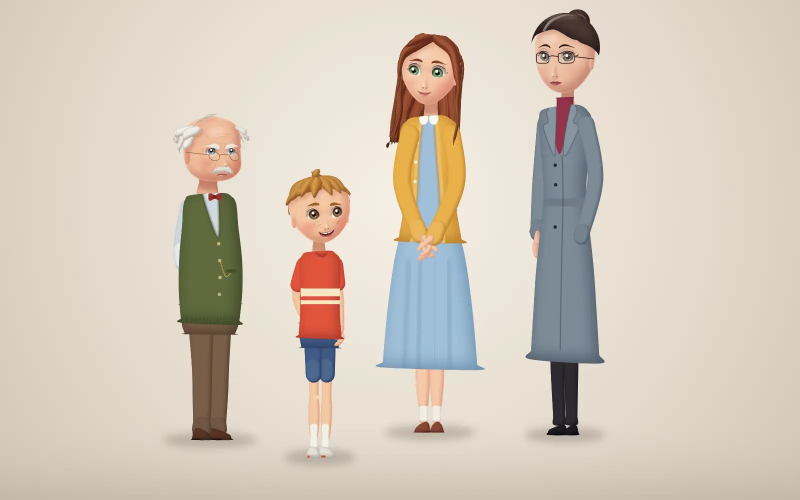
#> input picture styles/s1-pixar/pics/cast.webp, 1600 x 1000 px, given in place of our-bear-front.png, which was not available (shown at 1/2 size)
$ python outlines.py ../../../styles/s1-pixar/pics
#> lines starting #> are read from the running program, lines starting #| are printed output that depends on the picture; after the words box and inside, x2 and y2 are one past the last pixel; in counts of white or black regions, pixels touching at a corner belong together
# Outlines of our characters traced by hand on their front pictures (our-<name>-front.png, shot by shoot_ours.cjs),
# drawn the way Monster Mash wants: one outline per body part, back to front; a part that grows out of another
# is an open stroke that starts and ends inside it (the app closes it with an invisible "Neumann" line, which
# makes the join smooth), a part lying on another (muzzle on the head) is a closed stroke.
# Colours (frame.json): parts in 'tex' carry the picture (face, stripes) on their front side; the others, and every
# back side, are one colour each - the median of the picture over the part, or the one given in 'colors'.
# usage: python3 outlines.py <workdir>   -> <workdir>/<name>/shape.txt, frame.json, trace.png
import json, math, os, sys
import numpy as np
from PIL import Image, ImageDraw

CANVAS = 1000

def catmull(pts, n=12):
    """a smooth closed curve through the points"""
#> called with n = 12
    P = np.array(pts, float); out = []
    for i in range(len(P)):
        p0, p1, p2, p3 = P[i - 1], P[i], P[(i + 1) % len(P)], P[(i + 2) % len(P)]
        for t in np.linspace(0, 1, n, endpoint=False):
            t2, t3 = t * t, t * t * t
            out.append(0.5 * ((2 * p1) + (-p0 + p2) * t + (2 * p0 - 5 * p1 + 4 * p2 - p3) * t2 + (-p0 + 3 * p1 - 3 * p2 + p3) * t3))
    return np.array(out)

def ell(cx, cy, rx, ry, rot=0, n=120):
    t = np.linspace(0, 2 * math.pi, n, endpoint=False); c, s = math.cos(rot), math.sin(rot)
    x, y = rx * np.cos(t), ry * np.sin(t)
    return np.stack([cx + c * x - s * y, cy + s * x + c * y], 1)

def tube(pts, r0, r1, n=10):
    """a tapered limb along a smooth path: radius r0 at the start, r1 at the end, round ends"""
    P = catmull_open(pts, n)
    d = np.gradient(P, axis=0); d /= np.linalg.norm(d, axis=1, keepdims=True); nrm = np.stack([-d[:, 1], d[:, 0]], 1)
    r = np.linspace(r0, r1, len(P))[:, None]
    left, right = P + nrm * r, P - nrm * r
    a0 = math.atan2(d[0, 1], d[0, 0]); a1 = math.atan2(d[-1, 1], d[-1, 0])
    cap1 = [P[-1] + r1 * np.array([math.cos(a1 + math.pi / 2 - t), math.sin(a1 + math.pi / 2 - t)]) for t in np.linspace(0, math.pi, 12)[1:-1]]
    cap0 = [P[0] + r0 * np.array([math.cos(a0 - math.pi / 2 - t), math.sin(a0 - math.pi / 2 - t)]) for t in np.linspace(0, math.pi, 12)[1:-1]]
    return np.concatenate([left, np.array(cap1), right[::-1], np.array(cap0)])

def catmull_open(pts, n=10):
#> called with n = 10
    P = np.array(pts, float); P = np.concatenate([[2 * P[0] - P[1]], P, [2 * P[-1] - P[-2]]]); out = []
    for i in range(1, len(P) - 2):
        p0, p1, p2, p3 = P[i - 1], P[i], P[i + 1], P[i + 2]
        for t in np.linspace(0, 1, n, endpoint=False):
            t2, t3 = t * t, t * t * t
            out.append(0.5 * ((2 * p1) + (-p0 + p2) * t + (2 * p0 - 5 * p1 + 4 * p2 - p3) * t2 + (-p0 + 3 * p1 - 3 * p2 + p3) * t3))
    out.append(P[-2]); return np.array(out)

def poly(pts, n=12): return catmull(pts, n)

# —— the characters: (name, closed curve, the part it grows out of or None), back to front; coordinates of the front picture
CHARS = {
  'bear': dict(src='our-bear-front.png', tex=['head', 'muzzle', 'body'], thin=True, colors={}, parts=[
    ('earL', ell(113, 115, 31, 30), 'head'),
    ('earR', ell(328, 106, 31, 30), 'head'),
    ('legL', poly([(158, 290), (234, 290), (236, 362), (224, 378), (168, 378), (155, 364)]), 'body'),
    ('legR', poly([(238, 290), (316, 290), (318, 364), (306, 378), (250, 378), (238, 362)]), 'body'),
    ('armL', tube([(172, 225), (128, 258), (100, 284)], 24, 25), 'body'),
    ('armR', tube([(288, 225), (334, 256), (376, 282)], 24, 25), 'body'),
    ('body', poly([(160, 205), (228, 200), (298, 205), (310, 250), (305, 295), (230, 305), (155, 295), (146, 250)]), 'head'),
    ('head', ell(228, 147, 128, 62), None),
    ('muzzle', ell(228, 185, 62, 23), None),
  ]),
  'cat': dict(src='our-cat-front.png', tex=['head', 'body'], thin=False, colors={'handL': '#f1ecf7', 'handR': '#f1ecf7', 'footL': '#f1ecf7', 'footR': '#f1ecf7'}, parts=[
    ('earL', poly([(236, 114), (250, 170), (272, 250), (232, 255), (234, 180)], 8), 'head'),
    ('earR', poly([(452, 110), (454, 180), (458, 250), (418, 245), (436, 170)], 8), 'head'),
    ('legL', tube([(310, 470), (304, 560), (296, 650)], 10, 9), 'body'),
    ('legR', tube([(378, 470), (388, 560), (400, 650)], 10, 9), 'body'),
    ('footL', ell(282, 668, 38, 27), 'legL'),
    ('footR', ell(434, 670, 38, 27), 'legR'),
    ('armL', tube([(292, 396), (272, 430), (264, 466)], 10, 10), 'body'),
    ('armR', tube([(398, 396), (418, 430), (424, 466)], 10, 10), 'body'),
    ('handL', poly([(244, 452), (272, 444), (304, 466), (310, 500), (282, 516), (248, 500)]), 'armL'),
    ('handR', poly([(464, 456), (436, 446), (398, 470), (394, 504), (424, 520), (462, 504)]), 'armR'),
    ('body', poly([(290, 390), (340, 380), (396, 390), (408, 440), (394, 484), (342, 498), (292, 484), (280, 440)]), 'head'),
    ('head', ell(345, 278, 166, 112), None),
  ]),
  'imp': dict(src='our-imp-front.png', tex=['head', 'body'], thin=False, colors={'handL': '#3b1c1e', 'handR': '#3b1c1e', 'tip': '#3b1c1e', 'hoofL': '#3b1c1e', 'hoofR': '#3b1c1e', 'hornL': '#3b1c1e', 'hornR': '#3b1c1e'}, parts=[
    ('hornL', poly([(312, 96), (322, 120), (340, 150), (300, 156), (304, 120)], 8), 'head'),
    ('hornR', poly([(396, 94), (404, 120), (404, 150), (366, 146), (380, 118)], 8), 'head'),
    ('tail', tube([(390, 440), (430, 380), (468, 330), (500, 292)], 7, 6), 'body'),
    ('tip', poly([(494, 296), (500, 258), (520, 250), (538, 268), (520, 300)]), 'tail'),
    ('legL', tube([(318, 450), (310, 560), (300, 664)], 12, 10), 'body'),
    ('legR', tube([(386, 450), (404, 560), (424, 664)], 12, 10), 'body'),
    ('hoofL', poly([(280, 652), (322, 652), (326, 700), (274, 700)]), 'legL'),
    ('hoofR', poly([(406, 648), (446, 648), (450, 700), (402, 700)]), 'legR'),
    ('armL', tube([(290, 340), (276, 400), (268, 456)], 10, 10), 'head'),
    ('armR', tube([(418, 340), (432, 400), (440, 456)], 10, 10), 'head'),
    ('handL', poly([(250, 450), (285, 452), (312, 500), (300, 540), (262, 540), (248, 500)]), 'armL'),
    ('handR', poly([(468, 452), (436, 452), (392, 500), (404, 544), (446, 544), (470, 500)]), 'armR'),
    ('body', poly([(322, 378), (362, 370), (402, 378), (420, 420), (410, 460), (362, 476), (316, 460), (306, 420)]), 'head'),
    ('earL', poly([(138, 180), (190, 196), (250, 205), (250, 245), (190, 222)], 8), 'head'),
    ('earR', poly([(556, 168), (500, 192), (450, 198), (450, 240), (500, 218)], 8), 'head'),
    ('head', ell(350, 258, 134, 122), None),
  ]),
  # the tool's own kind of case: a creature drawn from scratch in side view (no picture under it), canvas pixels
  'monster': dict(src=None, tex=[], thin=False, colors={}, parts=[
    ('legFarF', tube([(400, 520), (392, 680), (380, 800)], 26, 22), 'body'),
    ('legFarB', tube([(650, 520), (662, 680), (670, 800)], 28, 22), 'body'),
    ('tail', tube([(700, 470), (790, 430), (850, 340), (868, 280)], 30, 12), 'body'),
    ('body', ell(550, 500, 205, 110), 'head'),
    ('legF', tube([(350, 540), (336, 680), (326, 805)], 34, 28), 'body'),
    ('legB', tube([(700, 540), (712, 680), (722, 805)], 36, 28), 'body'),
    ('ear', poly([(320, 300), (350, 210), (380, 200), (370, 290)], 8), 'head'),
    ('head', ell(300, 380, 120, 88, -0.15), None),
    ('eye', ell(260, 352, 20, 22), None),
  ]),
}

def contains(poly, pts):
    """even-odd point in polygon"""
    x, y = pts[:, 0][:, None], pts[:, 1][:, None]
    x0, y0 = poly[:, 0][None], poly[:, 1][None]; x1, y1 = np.roll(poly[:, 0], -1)[None], np.roll(poly[:, 1], -1)[None]
    cross = ((y0 > y) != (y1 > y)) & (x < (x1 - x0) * (y - y0) / (y1 - y0 + 1e-12) + x0)
    return cross.sum(1) % 2 == 1

def stroke(curve, parent):
    """the open stroke a person would draw: the part's outline outside the parent, its ends a little inside it"""
    if parent is None: return np.concatenate([curve, curve[:1]])
    inside = contains(parent, curve)
    if inside.all(): raise ValueError('part entirely inside its parent')
    if not inside.any(): return np.concatenate([curve, curve[:1]])
    n = len(curve); start = next(i for i in range(n) if inside[i - 1] and not inside[i])
    run = []; i = start
    while not inside[i % n]: run.append(i % n); i += 1
    # reach into the parent: a few points on both ends
    k = 3
    idx = [(run[0] - j) % n for j in range(k, 0, -1)] + run + [(run[-1] + j) % n for j in range(1, k + 1)]
    return curve[idx]

def main(work):
#> called with work = '../../../styles/s1-pixar/pics'
    for name, C in CHARS.items():
        if C['src']:
            img = Image.open(os.path.join(work, C['src'])).convert('RGB')
#> img is the input picture: PIL image 1600x1000 RGB; mean R, G, B 212.8, 201.9, 188.5
            allp = np.concatenate([c for _, c, _ in C['parts']])
            lo, hi = allp.min(0), allp.max(0)
            s = 760 / (hi[1] - lo[1]); cx, cy = (lo + hi) / 2
        else:
            img = Image.new('RGB', (CANVAS, CANVAS), (255, 255, 255)); s = 1; cx = cy = CANVAS / 2
        T = lambda P: np.stack([(P[:, 0] - cx) * s + CANVAS / 2, (P[:, 1] - cy) * s + CANVAS / 2], 1)
        curves = {n: c for n, c, _ in C['parts']}
        out = os.path.join(work, name); os.makedirs(out, exist_ok=True)
        L = [f'size {CANVAS} {CANVAS}']
        im = img.copy(); d = ImageDraw.Draw(im)
        for n, c, par in C['parts']:
            st = stroke(c, curves[par] if par else None)
            L.append(f'part {n}'); L += [f'p {x:.1f} {y:.1f}' for x, y in T(st)]; L.append('end')
            d.line([tuple(p) for p in st], fill=(0, 140, 255), width=2)
            d.line([tuple(st[-1]), tuple(st[0])], fill=(0, 200, 80), width=1)
#> after the loop, L = 724 items, first 6: 'size 1000 1000', 'part earL', 'p 167.5 290.0', 'p 163.6 288.9', 'p 159.8 287.6', 'p 156.0 286.1'
        open(os.path.join(out, 'shape.txt'), 'w').write('\n'.join(L) + '\n')
        im.save(os.path.join(out, 'trace.png'))
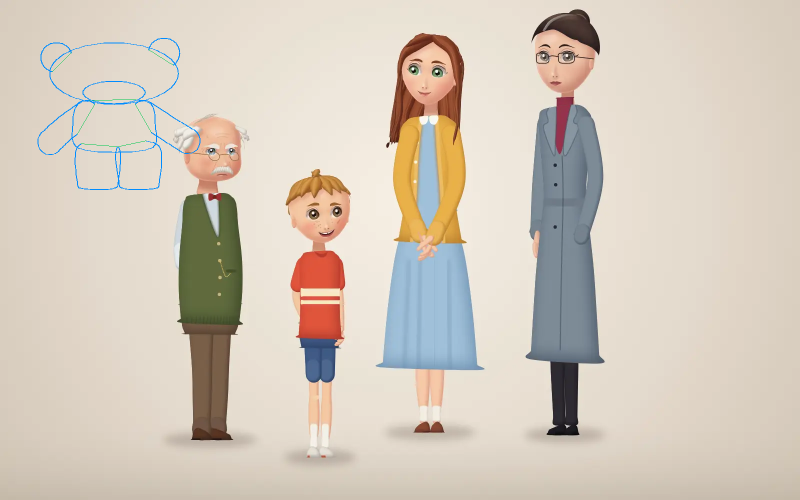
#> saved as trace.png: PIL image 1600x1000 RGB (shown at 1/2 size); mean R, G, B 212.1, 201.7, 188.6
        json.dump({'src': C['src'], 'imgW': img.width, 'imgH': img.height, 'cx': float(cx), 'cy': float(cy), 's': float(s),
                   'canvas': CANVAS, 'names': [n for n, _, _ in C['parts']],
                   'tex': C['tex'], 'thin': C['thin'], 'colors': C['colors']}, open(os.path.join(out, 'frame.json'), 'w'))
#> pass 2 of the loop in main, `for name, C in CHARS.items():`:
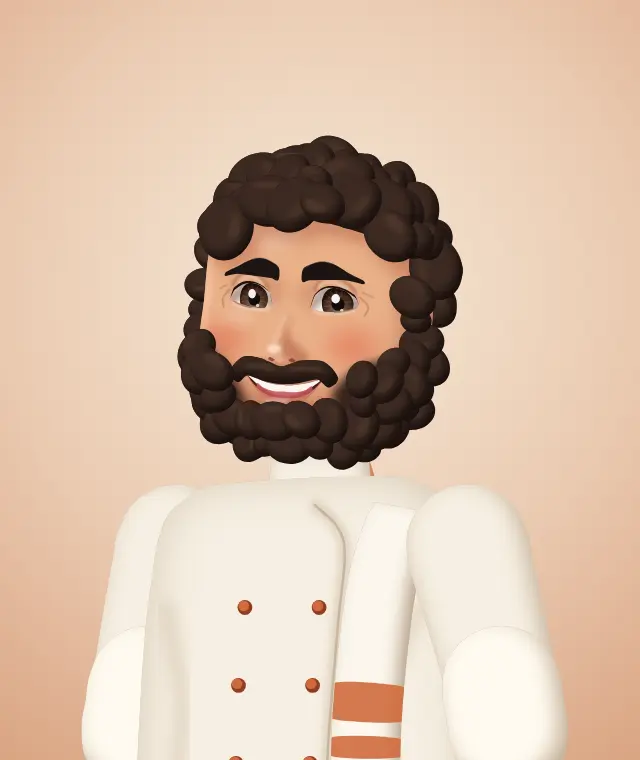
#> input picture styles/s1-pixar/pics/marat-portrait.webp, 640 x 760 px, given in place of our-cat-front.png, which was not available
#> in main, img is the input picture: PIL image 640x760 RGB; mean R, G, B 216.4, 191, 170.2
#> allp = 928 pairs, first value 179 to 511, second value 110 to 697
#> lo = [179, 110]; hi = [511, 697]
#> s = 1.29
#> cx = 345; cy = 403.5
#> curves = 12 items
#> the loop in main, `for n, c, par in C['parts']:` made 12 passes
#> start in stroke on passes 1 to 8: 31, 31, 3, 3, 103, 77, 58, 10
#> pass 1, in contains (call 8), `cross = ((y0 > y) != (y1 > y)) & (x < (x1 - x0) * (y - y0) / (y1 - y0 ..`:
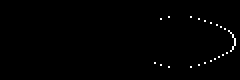
#> cross: shape (40, 120) bool (shown 2 times larger); 0.65% white in thin lines or dots, all inside (x1, y1, x2, y2) = (77, 8, 118, 34)
#> after the loop in main, `for n, c, par in C['parts']:`: L = 862 items, first 6: 'size 1000 1000', 'part earL', 'p 351.6 264.9', 'p 352.9 250.7', 'p 354.4 236.5', 'p 355.6 222.9'
#> in main, `im.save(os.path.join(out, 'trace.png'))`:
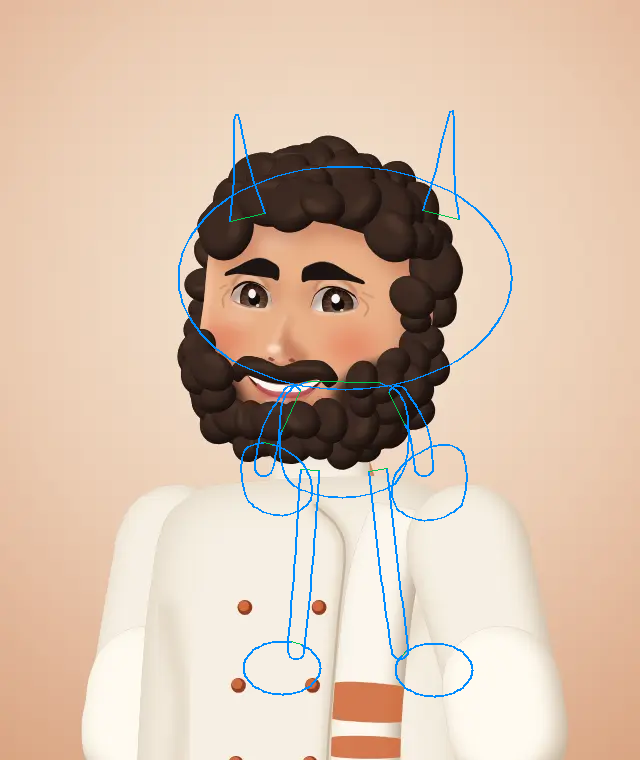
#> saved as trace.png: PIL image 640x760 RGB; mean R, G, B 213.7, 190.5, 171.4

if __name__ == '__main__':
    main(sys.argv[1])
